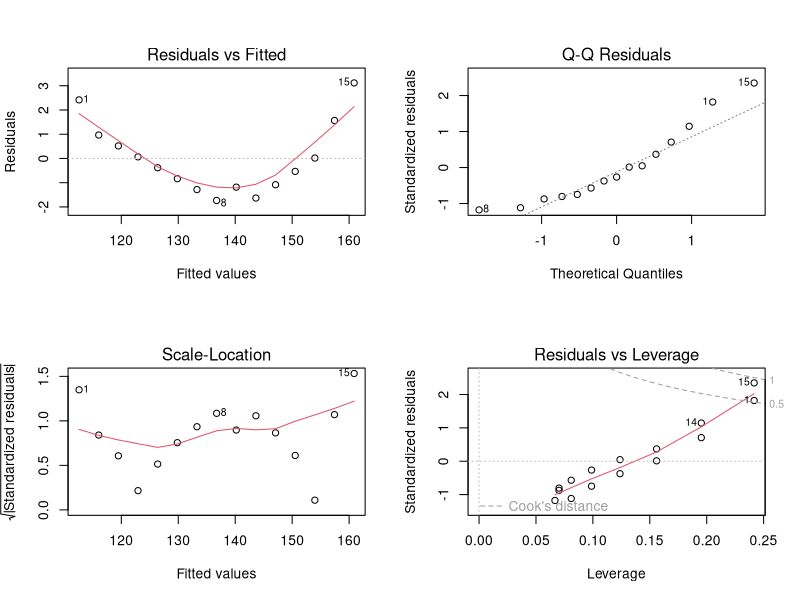
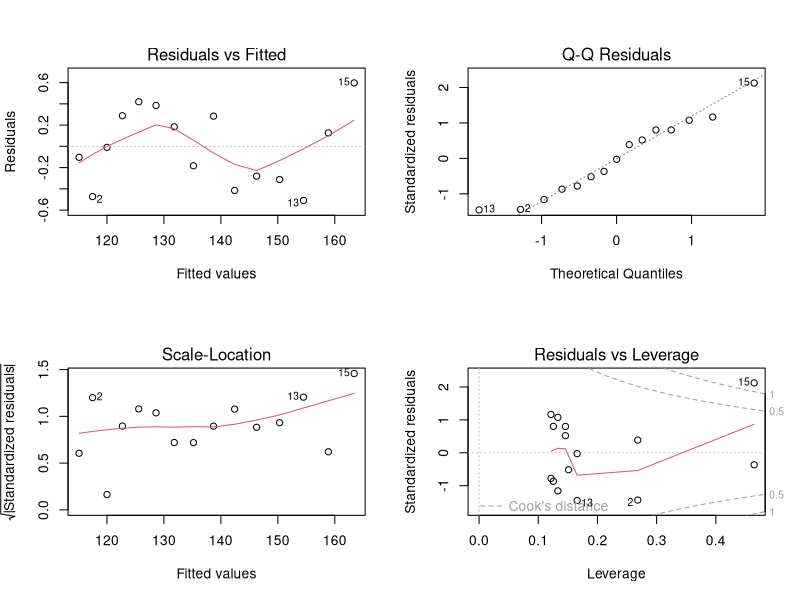
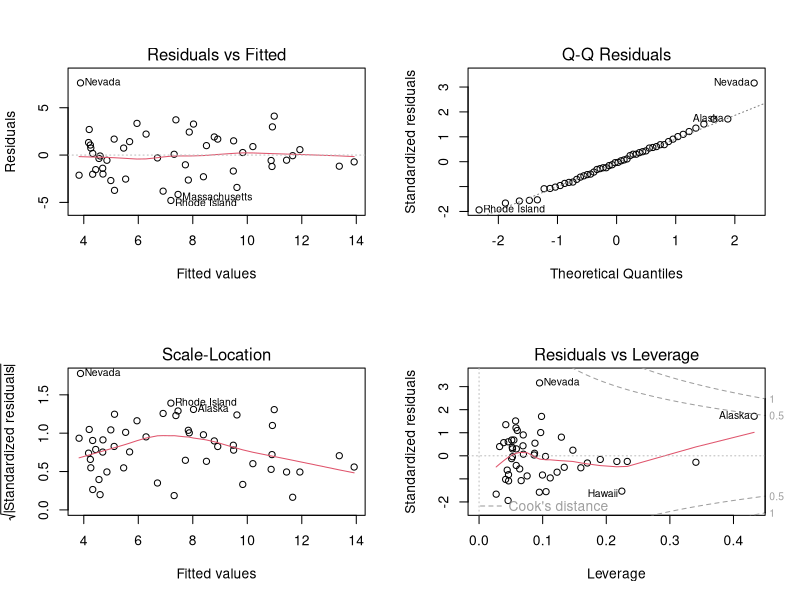

Reproduce these figures in R, in order.
#
# R in action (2 ed.)
#

#
# Regression diagnostics
#

# 1: A typical approach (women case)
# Interpretation of results on p.212

# 1.1
fit <- lm(weight ~ height, data=women)
par(mfrow=c(2,2))
plot(fit)

# 1.2 quadratic fit
# polynomial regression provides a better fit with regard to the 
# linearity assumption, normality of residuals
fit2 <- lm(weight ~ height + I(height^2), data=women)
par(mfrow=c(2,2))
plot(fit2)

# 2: A typical approach (states case)

# data
states <- as.data.frame(state.x77[,c("Murder", "Population", "Illiteracy", "Income", "Frost")])

fit <- lm(Murder ~ Population + Illiteracy + Income + Frost, data=states)
confint(fit)

par(mfrow=c(2,2))
plot(fit)
